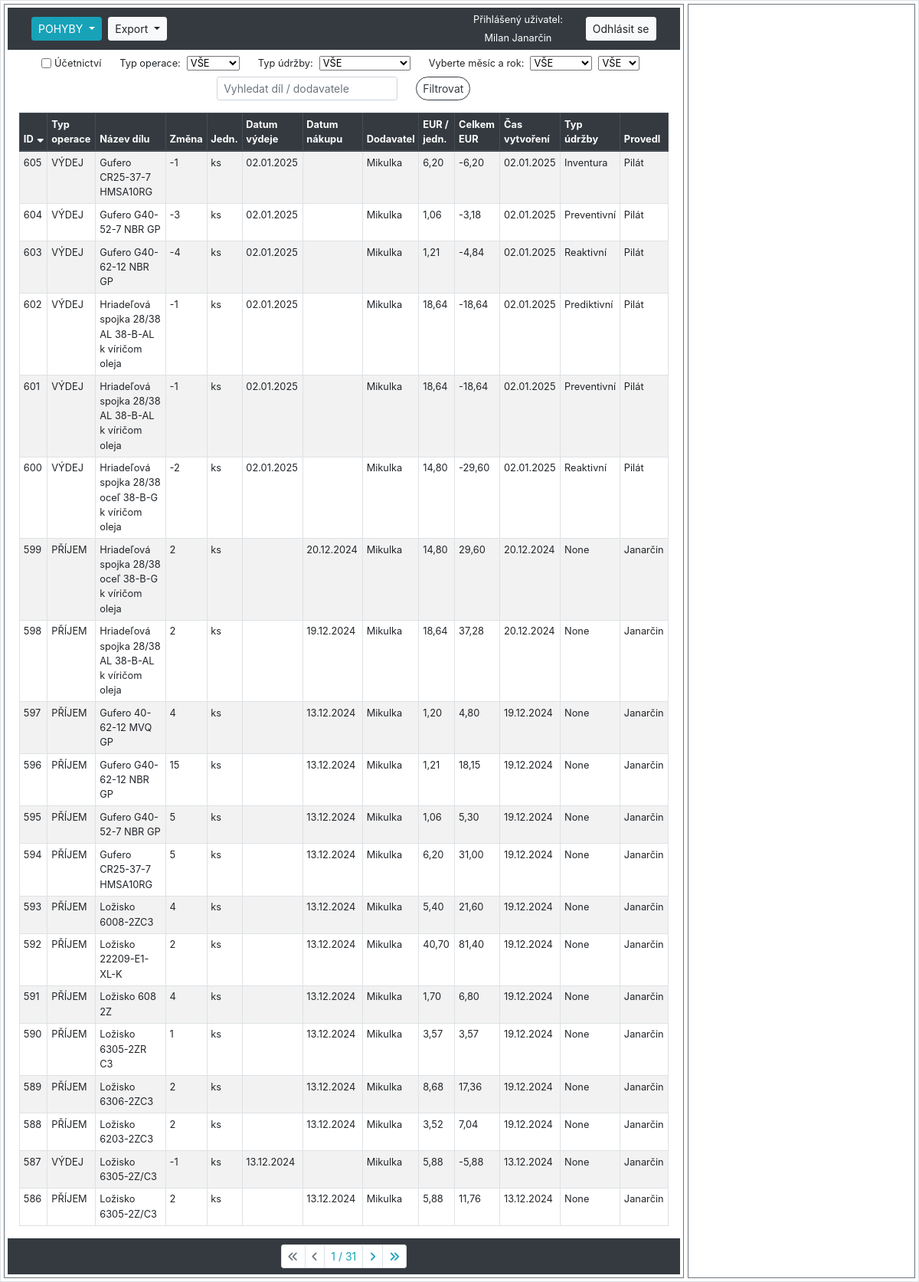
The app's page /sklad/audit_logs/ (signed in), older data.
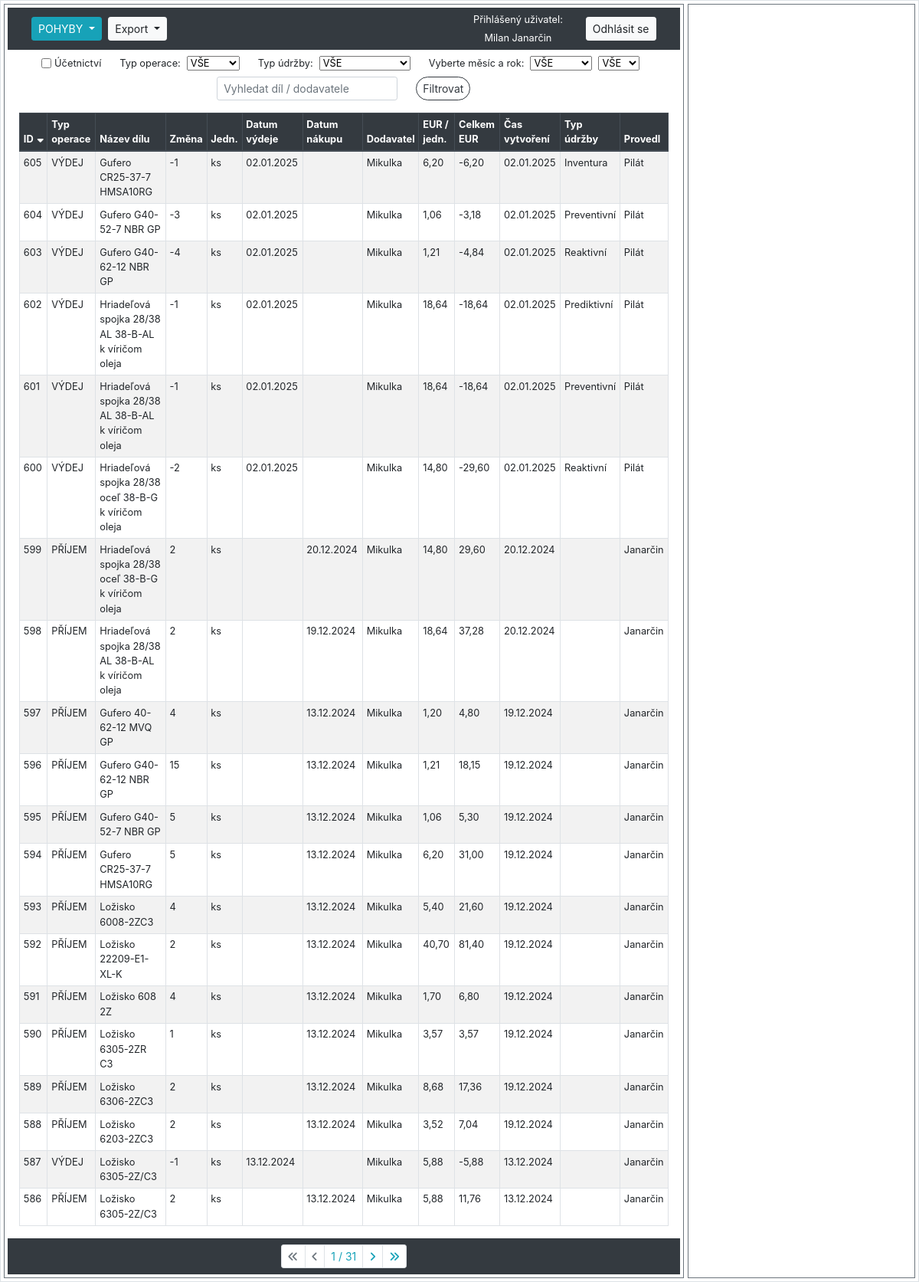
The same page, newer data.
### hpm_sklad/models.py (models this page shows, shortened)
class AuditLog(models.Model):
    class Meta:
        verbose_name_plural = "Auditovací logy"
        ordering = ["-id"]
    MOVEMENT_CHOICES = [
        ('PŘÍJEM', 'Příjem'),
        ('VÝDEJ', 'Výdej')
    ]
    UDRZBA_CHOICES = [
        ('Reaktivní', 'Reaktivní'),
        ('Preventivní', 'Preventivní'),
        ('Prediktivní', 'Prediktivní'),
        ('Inventura', 'Inventurní rozdíl'),
    ]
    ucetnictvi = models.BooleanField(verbose_name="Účetnictví")
    evidencni_cislo = models.ForeignKey(Sklad, on_delete=models.CASCADE, verbose_name="Evidenční číslo")
    interne_cislo = models.IntegerField(null=True, verbose_name="Číslo karty")
    objednano = models.CharField(max_length=100, null=True, blank=True, verbose_name="Objednáno?")
    nazev_dilu = models.CharField(max_length=100, verbose_name="Název dílu", db_index=True)
    zmena_mnozstvi = models.IntegerField(verbose_name="Změna množství")
    mnozstvi = models.PositiveIntegerField(verbose_name="Množství")
    jednotky = models.CharField(max_length=10, choices=JEDNOTKY_CHOICES, default='ks', verbose_name="Jednotky")
    typ_operace = models.CharField(max_length=10, choices=MOVEMENT_CHOICES, null=True, verbose_name="Typ operace")
    pouzite_zarizeni = models.CharField(max_length=70, null=True, verbose_name="Pro zařízení")
    umisteni = models.CharField(max_length=25, verbose_name="Umístění")
    dodavatel = models.CharField(max_length=70, verbose_name="Dodavatel")
    datum_vydeje = models.DateField(null=True, blank=True, verbose_name="Datum výdeje")
    datum_nakupu = models.DateField(null=True, blank=True, verbose_name="Datum nákupu")
    cislo_objednavky = models.CharField(max_length=20, null=True, blank=True, verbose_name="Číslo objednávky")
    jednotkova_cena_eur = models.FloatField(default=0.0, verbose_name="EUR/jednotka")
    celkova_cena_eur = models.FloatField(default=0.0, verbose_name="Celkem EUR")
    cas_vytvoreni = models.DateTimeField(auto_now_add=True, verbose_name="Čas vytvoření")
    operaci_provedl = models.ForeignKey(User, on_delete=models.CASCADE, verbose_name="Operaci provedl")
    typ_udrzby = models.CharField(max_length=20, choices=UDRZBA_CHOICES, null=True, verbose_name="Typ údržby")
    poznamka = models.CharField(null=True, blank=True, max_length=200, verbose_name="Poznámka")

### hpm_sklad/views.py (the view, shortened to what this page needs)
# urls.py: path('sklad/audit_logs/', views.AuditLogListView.as_view(), name='audit_log'),
class AuditLogListView(LoginRequiredMixin, ListView):
    model = AuditLog
    template_name = 'hpm_sklad/audit_log.html'
    paginate_by = 20
    export_csv = False
    graph = False
    graph_type_of_maintenance = False
    def get_context_data(self, **kwargs):
        context = super().get_context_data(**kwargs)
        selected_id = self.request.GET.get('selected', None)
        if selected_id:
            context['selected_item'] = get_object_or_404(AuditLog, id=selected_id)
        else:
            context['selected_item'] = None
        current_year = datetime.datetime.now().year
        context['years'] = range(current_year, 2023, -1)
        context.update({
            'db_table': 'audit_log',
            'sort': self.request.GET.get('sort', 'id'),
            'order': self.request.GET.get('order', 'down'),
            'query': self.request.GET.get('query', ''),
            'typ_operace': self.request.GET.get('typ_operace', 'VŠE'),
            'typ_udrzby': self.request.GET.get('typ_udrzby', 'VŠE'),
            'month': self.request.GET.get('month', 'VŠE'),
            'year': self.request.GET.get('year', 'VŠE'),
            'ucetnictvi': self.request.GET.get('ucetnictvi', ''),
            'current_user': self.request.user,
        })
        return context
    def get_queryset(self):
        queryset = AuditLog.objects.all()
        query = self.request.GET.get('query', '')
        sort = self.request.GET.get('sort', 'id')
        order = self.request.GET.get('order', 'down')
        typ_operace = self.request.GET.get('typ_operace', 'VŠE')
        typ_udrzby = self.request.GET.get('typ_udrzby', 'VŠE')
        self.month = self.request.GET.get('month', 'VŠE')
        self.year = self.request.GET.get('year', 'VŠE')
        if query:
            queryset = queryset.filter(
                Q(nazev_dilu__icontains=query) | Q(dodavatel__icontains=query)
            )
        if self.request.GET.get('ucetnictvi', '') == 'on':
            queryset = queryset.filter(ucetnictvi=True)
        if typ_operace != 'VŠE':
            queryset = queryset.filter(typ_operace=typ_operace)
        if typ_udrzby != 'VŠE':
            queryset = queryset.filter(typ_udrzby=typ_udrzby)
        if self.month != 'VŠE':
            queryset = queryset.filter(
                Q(datum_vydeje__month=self.month) | Q(datum_nakupu__month=self.month)
            )
        if self.year != 'VŠE':
            queryset = queryset.filter(
                Q(datum_vydeje__year=self.year) | Q(datum_nakupu__year=self.year)
            )
        if order == 'down':
            sort = f"-{sort}"
        queryset = queryset.order_by(sort)
        return queryset
    def render_to_response(self, context, **response_kwargs):
        if getattr(self, 'export_csv', False):
            return self.export_to_csv(self.get_queryset())
        elif getattr(self, 'graph_type_of_maintenance', False):
            return self.generate_graph_by_maintenance(self.get_queryset())
        elif getattr(self, 'graph', False):
            return self.generate_graph_to_pdf(self.get_queryset())
        else:
            return super().render_to_response(context, **response_kwargs)

### hpm_sklad/templates/hpm_sklad/audit_log.html (shortened to what this page needs)
{% extends "hpm_sklad/base_left_right_column.html" %}
{% load static %}
{% load custom_filters %}
{% block left_content %}
    <form method="GET" action="" class="form-inline justify-content-center align-items-center small my-2">
        <div class="form-group form-check mx-sm-2 mb-2">
            <input type="checkbox" class="form-check-input" name="ucetnictvi" id="ucetnictvi" {% if request.GET.ucetnictvi == 'on' %}checked{% endif %}>
            <label class="form-check-label mr-sm-2" for="ucetnictvi">Účetnictví</label>
        </div>
        <div class="form-group mx-sm-2 mb-2">
            <label for="typ_operace" class="mr-sm-2">Typ operace:</label>
            <select name="typ_operace" class="form-select form-select-sm mr-sm-2" id="typ_operace">
                <option value="VŠE" {% if request.GET.typ_operace == 'VŠE' or not request.GET.typ_operace %}selected{% endif %}>VŠE</option>
            </select>
        </div>
        <div class="form-group mx-sm-2 mb-2">
            <label for="typ_udrzby" class="mr-sm-2">Typ údržby:</label>
            <select name="typ_udrzby" class="form-select form-select-sm mr-sm-2" id="typ_udrzby">
                <option value="VŠE" {% if request.GET.typ_udrzby == 'VŠE' or not request.GET.typ_udrzby %}selected{% endif %}>VŠE</option>
            </select>
        </div>
        <div class="form-group ml-sm-2 mb-2">
            <label for="month" class="mr-sm-2">Vyberte měsíc a rok:</label>
            <select name="month" id="month" class="form-select form-select-sm mr-sm-2">
                <option value="VŠE" {% if request.GET.month == 'VŠE' or not request.GET.month %}selected{% endif %}>VŠE</option>
            </select>
        </div>
        <div class="form-group mr-sm-2 mb-2">
            <select name="year" id="year" class="form-select form-select-sm mr-sm-2">
                <option value="VŠE" {% if request.GET.year == 'VŠE' or not request.GET.year %}selected{% endif %}>VŠE</option>
            </select>
        </div>
        <div class="form-group mx-sm-2 mb-2">
            <input class="form-control form-control-sm mr-sm-2" type="text" name="query" placeholder="Vyhledat díl / dodavatele" value="{{ request.GET.query }}">
        </div>
        <div class="form-group mx-sm-2 mb-2">
            <button class="btn btn-outline-dark btn-sm rounded-pill" type="submit">Filtrovat</button>
        </div>
    </form>
    <div class="container-fluid">
        <table class="table table-sm table-hover table-striped table-bordered">
            <thead class="thead-dark">
                <tr>
                    {% with request.GET.urlencode as querystring %}
                        <th>
                            <a href="?sort=id&order={% if request.GET.sort == 'id' and request.GET.order == 'up' %}down{% else %}up{% endif %}&{{ querystring|url_remove_param:'sort,order' }}">
                                ID
                                {% if not request.GET.sort %}
                                    <i class="fas fa-sort-down"></i>
                                {% endif %}
                            </a>
                        </th>
                        <th>
                            <a href="?sort=typ_operace&order={% if request.GET.sort == 'typ_operace' and request.GET.order == 'up' %}down{% else %}up{% endif %}&{{ querystring|url_remove_param:'sort,order' }}">
                                Typ operace
                            </a>
                        </th>
                        <th>
                            <a href="?sort=nazev_dilu&order={% if request.GET.sort == 'nazev_dilu' and request.GET.order == 'up' %}down{% else %}up{% endif %}&{{ querystring|url_remove_param:'sort,order' }}">
                                Název dílu
                            </a>
                        </th>
                        <th>
                            <a href="?sort=zmena_mnozstvi&order={% if request.GET.sort == 'zmena_mnozstvi' and request.GET.order == 'up' %}down{% else %}up{% endif %}&{{ querystring|url_remove_param:'sort,order' }}">
                                Změna
                            </a>
                        </th>
                        <th>
                            <a href="?sort=jednotky&order={% if request.GET.sort == 'jednotky' and request.GET.order == 'up' %}down{% else %}up{% endif %}&{{ querystring|url_remove_param:'sort,order' }}">
                                Jedn.
                            </a>
                        </th>
                        <th>
                            <a href="?sort=datum_vydeje&order={% if request.GET.sort == 'datum_vydeje' and request.GET.order == 'up' %}down{% else %}up{% endif %}&{{ querystring|url_remove_param:'sort,order' }}">
                                Datum výdeje
                            </a>
                        </th>
                        <th>
                            <a href="?sort=datum_nakupu&order={% if request.GET.sort == 'datum_nakupu' and request.GET.order == 'up' %}down{% else %}up{% endif %}&{{ querystring|url_remove_param:'sort,order' }}">
                                Datum nákupu
                            </a>
                        </th>
                        <th>
                            <a href="?sort=dodavatel&order={% if request.GET.sort == 'dodavatel' and request.GET.order == 'up' %}down{% else %}up{% endif %}&{{ querystring|url_remove_param:'sort,order' }}">
                                Dodavatel
                            </a>
                        </th>
                        <th>
                            <a href="?sort=jednotkova_cena_eur&order={% if request.GET.sort == 'jednotkova_cena_eur' and request.GET.order == 'up' %}down{% else %}up{% endif %}&{{ querystring|url_remove_param:'sort,order' }}">
                                EUR / jedn.
                            </a>
                        </th>
                        <th>
                            <a href="?sort=celkova_cena_eur&order={% if request.GET.sort == 'celkova_cena_eur' and request.GET.order == 'up' %}down{% else %}up{% endif %}&{{ querystring|url_remove_param:'sort,order' }}">
                                Celkem EUR
                            </a>
                        </th>
                        <th>
                            <a href="?sort=cas_vytvoreni&order={% if request.GET.sort == 'cas_vytvoreni' and request.GET.order == 'up' %}down{% else %}up{% endif %}&{{ querystring|url_remove_param:'sort,order' }}">
                                Čas vytvoření
                            </a>
                        </th>
                        <th>
                            <a href="?sort=typ_udrzby&order={% if request.GET.sort == 'typ_udrzby' and request.GET.order == 'up' %}down{% else %}up{% endif %}&{{ querystring|url_remove_param:'sort,order' }}">
                                Typ údržby
                            </a>
                        </th>
                        <th>
                            <a href="?sort=operaci_provedl&order={% if request.GET.sort == 'operaci_provedl' and request.GET.order == 'up' %}down{% else %}up{% endif %}&{{ querystring|url_remove_param:'sort,order' }}">
                                Provedl
                            </a>
                        </th>
                    {% endwith %}
                </tr>
            </thead>
            <tbody class="show-pointer">
                {% for item in object_list %}
                    <tr data-id="{{ item.pk }}" data-detail-url="{% url 'detail_audit_log' item.pk %}" onclick="loadDetail('{% url 'detail_audit_log' item.pk %}', '{{ item.pk }}')"
                    {% if item.pk == selected_item.pk %} class="table-info"{% endif %}>
                        <td>{{ item.pk }}</td>
                        <td>{{ item.typ_operace }}</td>
                        <td>{{ item.nazev_dilu|truncatechars:58 }}</td>
                        <td>{{ item.zmena_mnozstvi }}</td>
                        <td>{{ item.jednotky }}</td>
                        <td>{{ item.datum_vydeje | date:"d.m.Y" }}</td>
                        <td>{{ item.datum_nakupu | date:"d.m.Y" }}</td>
                        <td>{{ item.dodavatel|truncatechars:20 }}</td>
                        <td>{{ item.jednotkova_cena_eur|floatformat:2 }}</td>
                        <td>{{ item.celkova_cena_eur|floatformat:2 }}</td>
                        <td>{{ item.cas_vytvoreni|date:"d.m.Y" }}</td>
                        <td>{{ item.typ_udrzby }}</td>
                        <td>{{ item.operaci_provedl.last_name }}</td>
                    </tr>
                {% endfor %}
            </tbody>
        </table>
    </div>
    {% include "hpm_sklad/pagination.html" %}
{% endblock %}

### hpm_sklad/templates/hpm_sklad/navbar.html (shortened to what this page needs)
<nav class="navbar navbar-expand-lg navbar-dark bg-dark">
    <div class="col">
        <div class="btn-group btn-group-sm dropdown my-1 mr-1">
            <button class="btn btn-info dropdown-toggle" type="button" id="dropdownMenuButton1" data-toggle="dropdown" aria-haspopup="true" aria-expanded="false">
                {% if db_table == 'sklad' %}SKLAD{% elif db_table == 'audit_log' %}POHYBY{% elif db_table == 'dodavatele' %}DODAVATELÉ{% elif db_table == 'poptavky' %}POPTÁVKY{% else %}Výběr modulu{% endif %}
            </button>
        </div>
        {% if db_table %}
            <div class="btn-group btn-group-sm dropdown mr-1">
                <button class="btn btn-light dropdown-toggle" type="button" id="dropdownMenuButton2" data-toggle="dropdown" aria-haspopup="true" aria-expanded="false">
                    Export
                </button>
            </div>
        {% endif %}
    </div>
    {% if user.is_authenticated %}
        <div class="col-auto">
            <div>
                <p class="h6 small text-white">Přihlášený uživatel:</p>
            </div>
            <div>
                <p class="h6 small text-center my-0 text-white">{{ current_user.first_name }} {{ current_user.last_name }}</p>
            </div>
        </div>
        <div class="col-auto">
            <a class="btn btn-light btn-sm" href="{% url 'logout' %}">Odhlásit se</a>
        </div>
    {% else %}
        <div class="col-auto">
            <a class="btn btn-light btn-sm" href="{% url 'login' %}">Přihlásit se</a>
            <a class="btn btn-light btn-sm" href="{% url 'signup' %}">Registrace</a>
        </div>
    {% endif %}
</nav>

Row changes from the older to the newer data that the page shows:
changed AuditLog id 599: typ_udrzby "None" → (not shown)
changed AuditLog id 598: typ_udrzby "None" → (not shown)
changed AuditLog "Gufero 40-62-12 MVQ GP": typ_udrzby "None" → (not shown)
changed AuditLog id 596: typ_udrzby "None" → (not shown)
changed AuditLog id 595: typ_udrzby "None" → (not shown)
changed AuditLog id 594: typ_udrzby "None" → (not shown)
changed AuditLog "Ložisko 6008-2ZC3": typ_udrzby "None" → (not shown)
changed AuditLog "Ložisko 22209-E1-XL-K": typ_udrzby "None" → (not shown)
changed AuditLog "Ložisko 608 2Z": typ_udrzby "None" → (not shown)
changed AuditLog "Ložisko 6305-2ZR C3": typ_udrzby "None" → (not shown)
changed AuditLog "Ložisko 6306-2ZC3": typ_udrzby "None" → (not shown)
changed AuditLog "Ložisko 6203-2ZC3": typ_udrzby "None" → (not shown)
changed AuditLog id 587: typ_udrzby "None" → (not shown)
changed AuditLog id 586: typ_udrzby "None" → (not shown)
